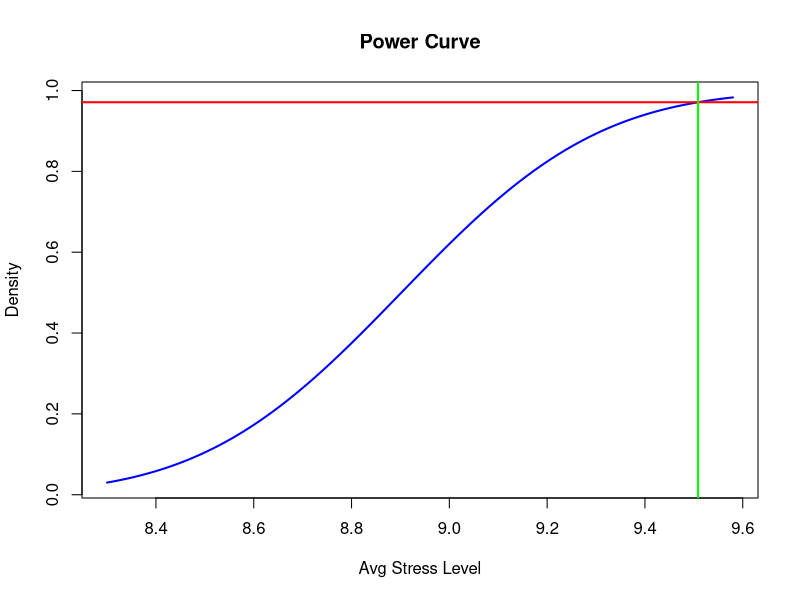

Generate this figure with R:
#####
H_0 = 8.3                 # Null hypothesis
sd = 3.2                  # Standard deviation
n = 100                   # The sample size
alpha = 0.03              # Significance level
beta = 0.029              # The desired maximum Type II error probability
pow = 1 - beta            # The minimum desired power
z.alpha = qnorm(1-alpha)  # P( Z > z.alpha ) = alpha
z.beta = qnorm(1-beta)    # P( Z > z.beta ) = beta


curve(pnorm(sqrt(n)*(x - H_0)/sd - z.alpha), 
      from = H_0, 
      to = H_0+4*sd/sqrt(n), 
      col="blue", 
      main="Power Curve", 
      xlab="Avg Stress Level", 
      ylab="Density", 
      lwd=2, add=NA)

abline(h=pow, col="red", lwd=2)

abline(v=H_0+(z.alpha+z.beta)*sd/sqrt(n), col="green",lwd=2) 